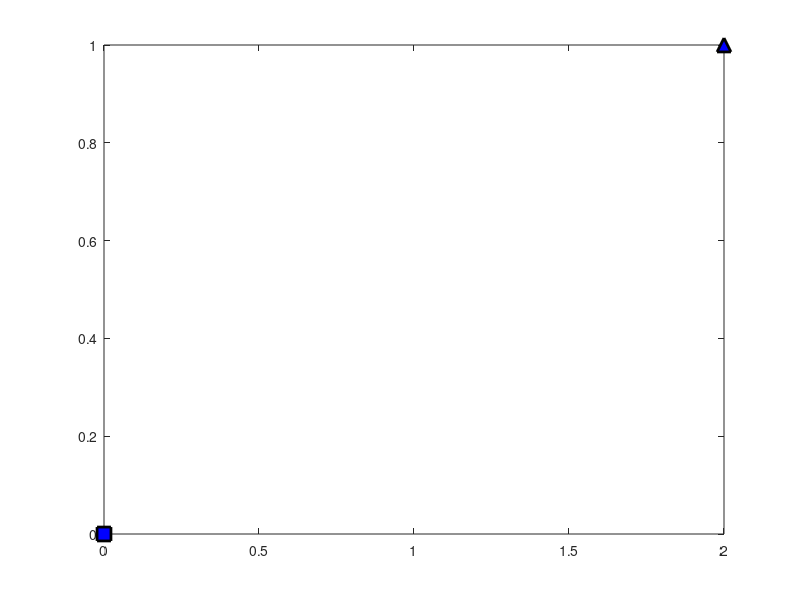

Here is the MATLAB script that generated this plot: (Note: this script raises an error after producing the figure.)
%% Risk bounded continuous-time trajectory planning is dynamic uncertain environment
%% Example B : Risk Bounded Lane Changing for Autonomous Vehicles
%% Time-Varying-SOS
clc; clear all; 

%% start and goal points
x0 = [0,0]; xT = [2,1];
plot(x0(1),x0(2),'s','LineWidth',2,'MarkerSize',10,'MarkerEdgeColor','k','MarkerFaceColor','b'); hold on
plot(xT(1),xT(2),'^','LineWidth',2,'MarkerSize',10,'MarkerEdgeColor','k','MarkerFaceColor','b'); 

%% obtained optimal piece-wise linear trajectories via time-varying-SOS
% traj=[px(t),py(t)]
syms t
traj_1 =[0.7720002773799888*t, 0.025326757967887636*t];
traj_2 =[1.2279997226200112*t + 0.7720002773799888, 0.9746732420321124*t + 0.025326757967887636];

%reparameterization: t in [0,1] to t in [0,0.5] or to t in [0.5,1]
traj_1 = subs(traj_1, t, (t-0)/(0.5-0)); traj_2 = subs(traj_2, t, (t-0.5)/(1-0.5));

% full trajectory
traj=[double(subs(traj_1, t, [0:0.1:0.5]'));
     double(subs(traj_2, t, [0.5:0.1:1]'))];

%% Plots
fig_num = 1;k=1;
tt=[0:0.1:0.4, 0.6, 0.8:0.1:1];% plot time steps
traj_t=[double(subs(traj_1, t, [0:0.1:0.4]')) ; double(subs(traj_2, t, [0.6,0.8:0.1:1]'))];
for i=1:9
t=tt(i);
subplot(3,3,fig_num);
hold on;fig_num=fig_num+1;

% initial and goal points
plot(x0(1),x0(2),'s','LineWidth',2,'MarkerSize',10,'MarkerEdgeColor','k','MarkerFaceColor','b'); 
plot(xT(1),xT(2),'^','LineWidth',2,'MarkerSize',10,'MarkerEdgeColor','k','MarkerFaceColor','b'); 

% full trajectory
plot(traj(:,1)', traj(:,2)','g','LineWidth',2)

% trajectory at time t
plot(traj_t(k,1), traj_t(k,2),'o','LineWidth',2,'MarkerSize',5,'MarkerEdgeColor','k','MarkerFaceColor','r')
k=k+1;

end